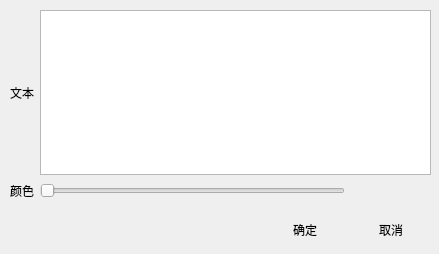
<?xml version="1.0" encoding="UTF-8"?>
<ui version="4.0">
 <class>KismetCommentEditWindow</class>
 <widget class="QWidget" name="KismetCommentEditWindow">
  <property name="geometry">
   <rect>
    <x>0</x>
    <y>0</y>
    <width>439</width>
    <height>254</height>
   </rect>
  </property>
  <property name="windowTitle">
   <string>注释属性</string>
  </property>
  <property name="windowIcon">
   <iconset resource="orion2.qrc">
    <normaloff>:/images/unique32.png</normaloff>:/images/unique32.png</iconset>
  </property>
  <widget class="QWidget" name="gridLayoutWidget">
   <property name="geometry">
    <rect>
     <x>10</x>
     <y>10</y>
     <width>421</width>
     <height>191</height>
    </rect>
   </property>
   <layout class="QGridLayout" name="gridLayout">
    <item row="0" column="0">
     <widget class="QLabel" name="label">
      <property name="text">
       <string>文本</string>
      </property>
     </widget>
    </item>
    <item row="1" column="0">
     <widget class="QLabel" name="label_3">
      <property name="text">
       <string>颜色</string>
      </property>
     </widget>
    </item>
    <item row="1" column="1">
     <widget class="QSlider" name="colorhorizontalSlider">
      <property name="maximum">
       <number>359</number>
      </property>
      <property name="orientation">
       <enum>Qt::Horizontal</enum>
      </property>
      <property name="invertedAppearance">
       <bool>false</bool>
      </property>
      <property name="tickPosition">
       <enum>QSlider::NoTicks</enum>
      </property>
     </widget>
    </item>
    <item row="1" column="2">
     <widget class="PictureWidget" name="previewwidget" native="true">
      <property name="minimumSize">
       <size>
        <width>80</width>
        <height>20</height>
       </size>
      </property>
     </widget>
    </item>
    <item row="0" column="1" colspan="2">
     <widget class="QPlainTextEdit" name="plainTextEdit"/>
    </item>
   </layout>
  </widget>
  <widget class="QWidget" name="horizontalLayoutWidget_3">
   <property name="geometry">
    <rect>
     <x>10</x>
     <y>210</y>
     <width>421</width>
     <height>41</height>
    </rect>
   </property>
   <layout class="QHBoxLayout" name="horizontalLayout_3">
    <item>
     <spacer name="horizontalSpacer_2">
      <property name="orientation">
       <enum>Qt::Horizontal</enum>
      </property>
      <property name="sizeHint" stdset="0">
       <size>
        <width>40</width>
        <height>20</height>
       </size>
      </property>
     </spacer>
    </item>
    <item>
     <widget class="QPushButton" name="okpushButton">
      <property name="text">
       <string>确定</string>
      </property>
      <property name="icon">
       <iconset resource="orion2.qrc">
        <normaloff>:/images/ok.png</normaloff>:/images/ok.png</iconset>
      </property>
      <property name="iconSize">
       <size>
        <width>24</width>
        <height>24</height>
       </size>
      </property>
      <property name="flat">
       <bool>true</bool>
      </property>
     </widget>
    </item>
    <item>
     <widget class="QPushButton" name="cancelpushButton">
      <property name="text">
       <string>取消</string>
      </property>
      <property name="icon">
       <iconset resource="orion2.qrc">
        <normaloff>:/images/cancel.png</normaloff>:/images/cancel.png</iconset>
      </property>
      <property name="iconSize">
       <size>
        <width>24</width>
        <height>24</height>
       </size>
      </property>
      <property name="flat">
       <bool>true</bool>
      </property>
     </widget>
    </item>
   </layout>
  </widget>
 </widget>
 <customwidgets>
  <customwidget>
   <class>PictureWidget</class>
   <extends>QWidget</extends>
   <header>picturewidget.h</header>
   <container>1</container>
  </customwidget>
 </customwidgets>
 <resources>
  <include location="orion2.qrc"/>
 </resources>
 <connections/>
</ui>
